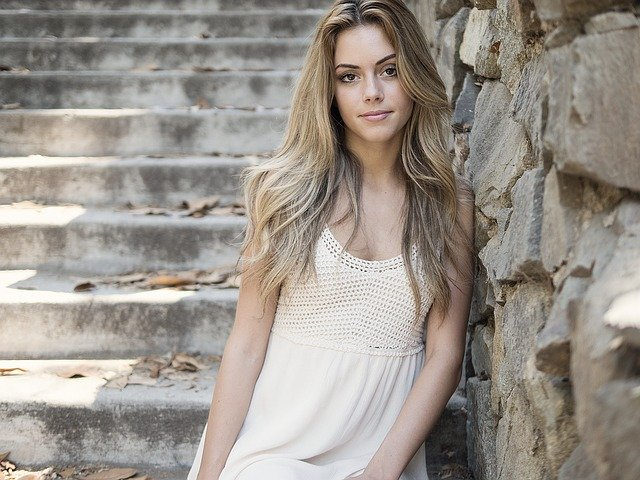
#> input picture hardwares/rk/python/segmentation/PP_HumanSeg/images/before/PP_HumanSeg_demo_input.jpg, 640 x 480 px
$ python pp_humanseg_infer.py
#> lines starting #> are read from the running program, lines starting #| are printed output that depends on the picture
### hardwares/rk/python/segmentation/PP_HumanSeg/pp_humanseg_utils/pp_humanseg.py
import cv2
import numpy as np
import os

humanseg_std = [0.5, 0.5, 0.5]
humanseg_mean = [0.5, 0.5, 0.5]


def resize(im, target_size=192, interp=cv2.INTER_LINEAR):
    if isinstance(target_size, list) or isinstance(target_size, tuple):
        w = target_size[0]
        h = target_size[1]
    else:
        w = target_size
        h = target_size
    im = cv2.resize(im, (w, h), interpolation=interp)
    return im


class HumanSegPreProcess:
    def __init__(self,
                 target_size=None,
                 mean=None,
                 std=None):
        if mean is None:
            mean = humanseg_mean
        if target_size is None:
            target_size = (192, 192)
        if std is None:
            std = humanseg_std
        self.mean = mean
        self.std = std
        self.target_size = target_size

    def normalize(self, im):
        im = im.astype(np.float32, copy=False) / 255.0
        im -= self.mean
        im /= self.std
        return im

    def get_inputs(self, img, do_normalize=True):
#> called with do_normalize = True
        if isinstance(img, str):
            src_frame = cv2.imread(img)
#> src_frame is the input picture: shape (480, 640, 3); mean B, G, R 140.4, 148.4, 155.6
        else:
            src_frame = img
        frame = cv2.cvtColor(src_frame, cv2.COLOR_BGRA2RGB)
        frame = resize(frame, self.target_size)
#> in resize, `im = cv2.resize(im, (w, h), interpolation=interp)`:
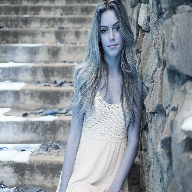
#> im: shape (192, 192, 3); mean of channels 0, 1, 2 155.5, 148.3, 140.3; drawn as B, G, R
        if do_normalize:
            frame = self.normalize(frame)
            frame = frame.transpose((2, 0, 1))  # chw
        return frame, src_frame


# [10 lines left out: function display_masked_image, not called in this run]


class Humanseg:
    # [17 lines left out: functions __init__, predict, not called in this run]

### hardwares/rk/python/utils/onnx_config.py
# 用于配置ONNX模型，方便复用代码
import onnxruntime as rt
import time


class ONNXConfig:
    def __init__(self, onnx_model_path=None, need_show=False):
        # 判断基本条件是否被满足
        assert (onnx_model_path is not None), "onnx_model_path is empty"

        # 读取模型
        self.onnx_model_path = onnx_model_path

        # 获取模型的输入和输出
#> (the run stopped early here; a loop or call above may not have finished)

$ run again, with data/resnet/2.jpeg copied over hardwares/rk/python/segmentation/PP_HumanSeg/images/before/PP_HumanSeg_demo_input.jpg
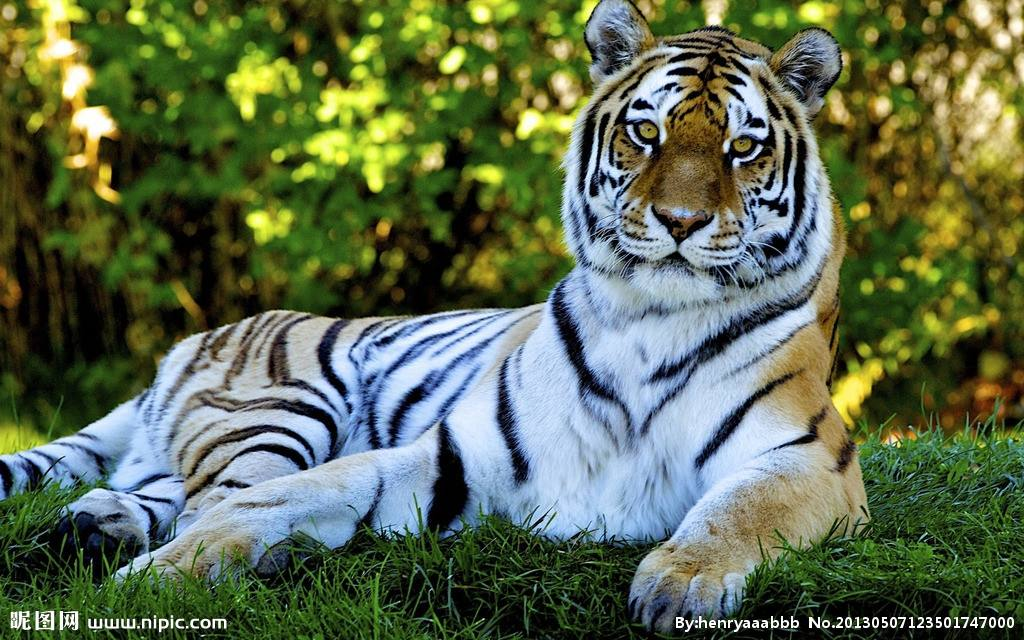
#> input picture data/resnet/2.jpeg, 1024 x 640 px
#> in get_inputs, src_frame is the input picture: shape (640, 1024, 3); mean B, G, R 79, 106.9, 93.9
#> in resize, `im = cv2.resize(im, (w, h), interpolation=interp)`:
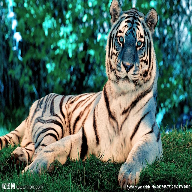
#> im: shape (192, 192, 3); mean of channels 0, 1, 2 93.7, 106.7, 78.8; drawn as B, G, R
